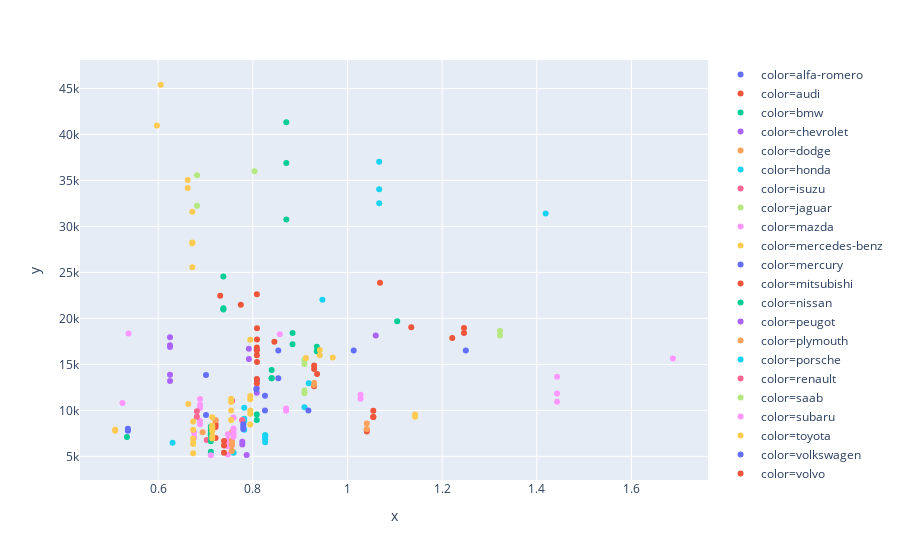

The code cell stored with this chart in its notebook:
### Markdown cell above
#### Horsepower/enginesize ratio gives maximum power. For this reason, we will examine probable effect of maximum power on price.

### Code cell
import plotly.express as px
px.scatter(x = dfcar.horsepower/dfcar.enginesize, y=dfcar.price, color = dfcar.carCompany)

### Figure 1 — Plotly figure (JSON) as saved in the notebook; plotly's stock layout.template omitted (floating-point values rounded to 4 significant figures)
{"data": [{"hoverlabel": {"namelength": 0}, "hovertemplate": "color=alfa-romero<br>x=%{x}<br>y=%{y}", "legendgroup": "color=alfa-romero", "marker": {"color": "#636efa", "symbol": "circle"}, "mode": "markers", "name": "color=alfa-romero", "showlegend": true, "type": "scatter", "x": [0.8538, 0.8538, 1.013], "xaxis": "x", "y": [13495, 16500, 16500], "yaxis": "y"}, {"hoverlabel": {"namelength": 0}, "hovertemplate": "color=audi<br>x=%{x}<br>y=%{y}", "legendgroup": "color=audi", "marker": {"color": "#EF553B", "symbol": "circle"}, "mode": "markers", "name": "color=audi", "showlegend": true, "type": "scatter", "x": [0.9358, 0.8456, 0.8088, 0.8088, 0.8088, 1.069, 1.221], "xaxis": "x", "y": [13950, 17450, 15250, 17710, 18920, 23875, 17860.0], "yaxis": "y"}, {"hoverlabel": {"namelength": 0}, "hovertemplate": "color=bmw<br>x=%{x}<br>y=%{y}", "legendgroup": "color=bmw", "marker": {"color": "#00cc96", "symbol": "circle"}, "mode": "markers", "name": "color=bmw", "showlegend": true, "type": "scatter", "x": [0.9352, 0.9352, 0.7378, 0.7378, 0.7378, 0.8708, 0.8708, 0.8708], "xaxis": "x", "y": [16430, 16925, 20970, 21105, 24565, 30760, 41315, 36880], "yaxis": "y"}, {"hoverlabel": {"namelength": 0}, "hovertemplate": "color=chevrolet<br>x=%{x}<br>y=%{y}", "legendgroup": "color=chevrolet", "marker": {"color": "#ab63fa", "symbol": "circle"}, "mode": "markers", "name": "color=chevrolet", "showlegend": true, "type": "scatter", "x": [0.7869, 0.7778, 0.7778], "xaxis": "x", "y": [5151, 6295, 6575], "yaxis": "y"}, {"hoverlabel": {"namelength": 0}, "hovertemplate": "color=dodge<br>x=%{x}<br>y=%{y}", "legendgroup": "color=dodge", "marker": {"color": "#FFA15A", "symbol": "circle"}, "mode": "markers", "name": "color=dodge", "showlegend": true, "type": "scatter", "x": [0.7556, 0.7556, 1.041, 0.7556, 0.7556, 0.7556, 1.041, 0.7213, 0.9295], "xaxis": "x", "y": [5572, 6377, 7957, 6229, 6692, 7609, 8558, 8921, 12964], "yaxis": "y"}, {"hoverlabel": {"namelength": 0}, "hovertemplate": "color=honda<br>x=%{x}<br>y=%{y}", "legendgroup": "color=honda", "marker": {"color": "#19d3f3", "symbol": "circle"}, "mode": "markers", "name": "color=honda", "showlegend": true, "type": "scatter", "x": [0.6304, 0.8261, 0.7595, 0.8261, 0.8261, 0.8261, 0.8261, 0.7818, 0.7818, 0.7818, 0.7818, 0.9182, 0.9091], "xaxis": "x", "y": [6479, 6855, 5399, 6529, 7129, 7295, 7295, 7895, 9095, 8845, 10295, 12945, 10345], "yaxis": "y"}, {"hoverlabel": {"namelength": 0}, "hovertemplate": "color=isuzu<br>x=%{x}<br>y=%{y}", "legendgroup": "color=isuzu", "marker": {"color": "#FF6692", "symbol": "circle"}, "mode": "markers", "name": "color=isuzu", "showlegend": true, "type": "scatter", "x": [0.7027, 0.7778, 0.7778, 0.7563], "xaxis": "x", "y": [6785, 8916.0, 8916.0, 11048], "yaxis": "y"}, {"hoverlabel": {"namelength": 0}, "hovertemplate": "color=jaguar<br>x=%{x}<br>y=%{y}", "legendgroup": "color=jaguar", "marker": {"color": "#B6E880", "symbol": "circle"}, "mode": "markers", "name": "color=jaguar", "showlegend": true, "type": "scatter", "x": [0.6822, 0.6822, 0.8037], "xaxis": "x", "y": [32250, 35550, 36000], "yaxis": "y"}, {"hoverlabel": {"namelength": 0}, "hovertemplate": "color=mazda<br>x=%{x}<br>y=%{y}", "legendgroup": "color=mazda", "marker": {"color": "#FF97FF", "symbol": "circle"}, "mode": "markers", "name": "color=mazda", "showlegend": true, "type": "scatter", "x": [0.7473, 0.7473, 0.7473, 0.7473, 0.7473, 1.443, 1.443, 1.443, 1.688, 0.6885, 0.6885, 0.6885, 0.6885, 0.5246, 0.6885, 0.8571, 0.5373], "xaxis": "x", "y": [5195, 6095, 6795, 6695, 7395, 10945, 11845, 13645, 15645, 8845, 8495, 10595, 10245, 10795, 11245, 18280, 18344], "yaxis": "y"}, {"hoverlabel": {"namelength": 0}, "hovertemplate": "color=mercedes-benz<br>x=%{x}<br>y=%{y}", "legendgroup": "color=mercedes-benz", "marker": {"color": "#FECB52", "symbol": "circle"}, "mode": "markers", "name": "color=mercedes-benz", "showlegend": true, "type": "scatter", "x": [0.6721, 0.6721, 0.6721, 0.6721, 0.6624, 0.6624, 0.5974, 0.6053], "xaxis": "x", "y": [25552, 28248, 28176, 31600, 34184, 35056, 40960, 45400], "yaxis": "y"}, {"hoverlabel": {"namelength": 0}, "hovertemplate": "color=mercury<br>x=%{x}<br>y=%{y}", "legendgroup": "color=mercury", "marker": {"color": "#636efa", "symbol": "circle"}, "mode": "markers", "name": "color=mercury", "showlegend": true, "type": "scatter", "x": [1.25], "xaxis": "x", "y": [16503], "yaxis": "y"}, {"hoverlabel": {"namelength": 0}, "hovertemplate": "color=mitsubishi<br>x=%{x}<br>y=%{y}", "legendgroup": "color=mitsubishi", "marker": {"color": "#EF553B", "symbol": "circle"}, "mode": "markers", "name": "color=mitsubishi", "showlegend": true, "type": "scatter", "x": [0.7391, 0.7391, 0.7391, 1.041, 1.055, 0.7213, 0.9295, 0.9295, 0.9295, 0.7213, 0.7213, 1.055, 1.055], "xaxis": "x", "y": [5389, 6189, 6669, 7689, 9959, 8499, 12629, 14869, 14489, 6989, 8189, 9279, 9279], "yaxis": "y"}, {"hoverlabel": {"namelength": 0}, "hovertemplate": "color=nissan<br>x=%{x}<br>y=%{y}", "legendgroup": "color=nissan", "marker": {"color": "#00cc96", "symbol": "circle"}, "mode": "markers", "name": "color=nissan", "showlegend": true, "type": "scatter", "x": [0.7113, 0.534, 0.7113, 0.7113, 0.7113, 0.7113, 0.7113, 0.7113, 0.7113, 0.7113, 0.8083, 0.8083, 0.8398, 0.8398, 0.8398, 0.884, 1.105, 0.884], "xaxis": "x", "y": [5499, 7099, 6649, 6849, 7349, 7299, 7799, 7499, 7999, 8249, 8949, 9549, 13499, 14399, 13499, 17199, 19699, 18399], "yaxis": "y"}, {"hoverlabel": {"namelength": 0}, "hovertemplate": "color=peugot<br>x=%{x}<br>y=%{y}", "legendgroup": "color=peugot", "marker": {"color": "#ab63fa", "symbol": "circle"}, "mode": "markers", "name": "color=peugot", "showlegend": true, "type": "scatter", "x": [0.8083, 0.625, 0.8083, 0.625, 0.7917, 0.625, 0.7917, 0.625, 0.8083, 0.625, 1.06], "xaxis": "x", "y": [11900, 13200, 12440, 13860, 15580, 16900, 16695, 17075, 16630, 17950, 18150], "yaxis": "y"}, {"hoverlabel": {"namelength": 0}, "hovertemplate": "color=plymouth<br>x=%{x}<br>y=%{y}", "legendgroup": "color=plymouth", "marker": {"color": "#FFA15A", "symbol": "circle"}, "mode": "markers", "name": "color=plymouth", "showlegend": true, "type": "scatter", "x": [0.7556, 1.041, 0.7556, 0.7556, 0.6939, 0.7213, 0.9295], "xaxis": "x", "y": [5572, 7957, 6229, 6692, 7609, 8921, 12764], "yaxis": "y"}, {"hoverlabel": {"namelength": 0}, "hovertemplate": "color=porsche<br>x=%{x}<br>y=%{y}", "legendgroup": "color=porsche", "marker": {"color": "#19d3f3", "symbol": "circle"}, "mode": "markers", "name": "color=porsche", "showlegend": true, "type": "scatter", "x": [0.947, 1.067, 1.067, 1.067, 1.419], "xaxis": "x", "y": [22018, 32528, 34028, 37028, 31400.0], "yaxis": "y"}, {"hoverlabel": {"namelength": 0}, "hovertemplate": "color=renault<br>x=%{x}<br>y=%{y}", "legendgroup": "color=renault", "marker": {"color": "#FF6692", "symbol": "circle"}, "mode": "markers", "name": "color=renault", "showlegend": true, "type": "scatter", "x": [0.6818, 0.6818], "xaxis": "x", "y": [9295, 9895], "yaxis": "y"}, {"hoverlabel": {"namelength": 0}, "hovertemplate": "color=saab<br>x=%{x}<br>y=%{y}", "legendgroup": "color=saab", "marker": {"color": "#B6E880", "symbol": "circle"}, "mode": "markers", "name": "color=saab", "showlegend": true, "type": "scatter", "x": [0.9091, 0.9091, 0.9091, 0.9091, 1.322, 1.322], "xaxis": "x", "y": [11850, 12170, 15040, 15510, 18150, 18620], "yaxis": "y"}, {"hoverlabel": {"namelength": 0}, "hovertemplate": "color=subaru<br>x=%{x}<br>y=%{y}", "legendgroup": "color=subaru", "marker": {"color": "#FF97FF", "symbol": "circle"}, "mode": "markers", "name": "color=subaru", "showlegend": true, "type": "scatter", "x": [0.7113, 0.6759, 0.6759, 0.7593, 0.7593, 0.8704, 0.7593, 1.028, 0.7593, 0.8704, 0.7593, 1.028], "xaxis": "x", "y": [5118, 7053, 7603, 7126, 7775, 9960, 9233, 11259, 7463, 10198, 8013, 11694], "yaxis": "y"}, {"hoverlabel": {"namelength": 0}, "hovertemplate": "color=toyota<br>x=%{x}<br>y=%{y}", "legendgroup": "color=toyota", "marker": {"color": "#FECB52", "symbol": "circle"}, "mode": "markers", "name": "color=toyota", "showlegend": true, "type": "scatter", "x": [0.6739, 0.6739, 0.6739, 0.6739, 0.6739, 0.6739, 0.7143, 0.7143, 0.5091, 0.5091, 0.7143, 0.7143, 0.7143, 0.7143, 0.7143, 1.143, 1.143, 0.7945, 0.7945, 0.7945, 0.7945, 0.7945, 0.7945, 0.7541, 0.6636, 0.7541, 0.7541, 0.7541, 0.9415, 0.9415, 0.9123, 0.9689], "xaxis": "x", "y": [5348, 6338, 6488, 6918, 7898, 8778, 6938, 7198, 7898, 7788, 7738, 8358, 9258, 8058, 8238, 9298, 9538, 8449, 9639, 9989, 11199, 11549, 17669, 8948, 10698, 9988, 10898, 11248, 16558, 15998, 15690, 15750], "yaxis": "y"}, {"hoverlabel": {"namelength": 0}, "hovertemplate": "color=volkswagen<br>x=%{x}<br>y=%{y}", "legendgroup": "color=volkswagen", "marker": {"color": "#636efa", "symbol": "circle"}, "mode": "markers", "name": "color=volkswagen", "showlegend": true, "type": "scatter", "x": [0.5361, 0.7798, 0.5361, 0.7798, 0.7798, 0.701, 0.9174, 0.8257, 0.8257, 0.8088, 0.701, 0.8073], "xaxis": "x", "y": [7775, 7975, 7995, 8195, 8495, 9495, 9995, 11595, 9980, 13295, 13845, 12290], "yaxis": "y"}, {"hoverlabel": {"namelength": 0}, "hovertemplate": "color=volvo<br>x=%{x}<br>y=%{y}", "legendgroup": "color=volvo", "marker": {"color": "#EF553B", "symbol": "circle"}, "mode": "markers", "name": "color=volvo", "showlegend": true, "type": "scatter", "x": [0.8085, 0.8085, 0.8085, 0.8085, 1.246, 1.246, 0.8085, 1.135, 0.7746, 0.731, 0.8085], "xaxis": "x", "y": [12940, 13415, 15985, 16515, 18420, 18950, 16845, 19045, 21485, 22470, 22625], "yaxis": "y"}], "layout": {"legend": {"tracegroupgap": 0}, "margin": {"t": 60}, "xaxis": {"anchor": "y", "domain": [0, 1], "title": {"text": "x"}}, "yaxis": {"anchor": "x", "domain": [0, 1], "title": {"text": "y"}}}}
